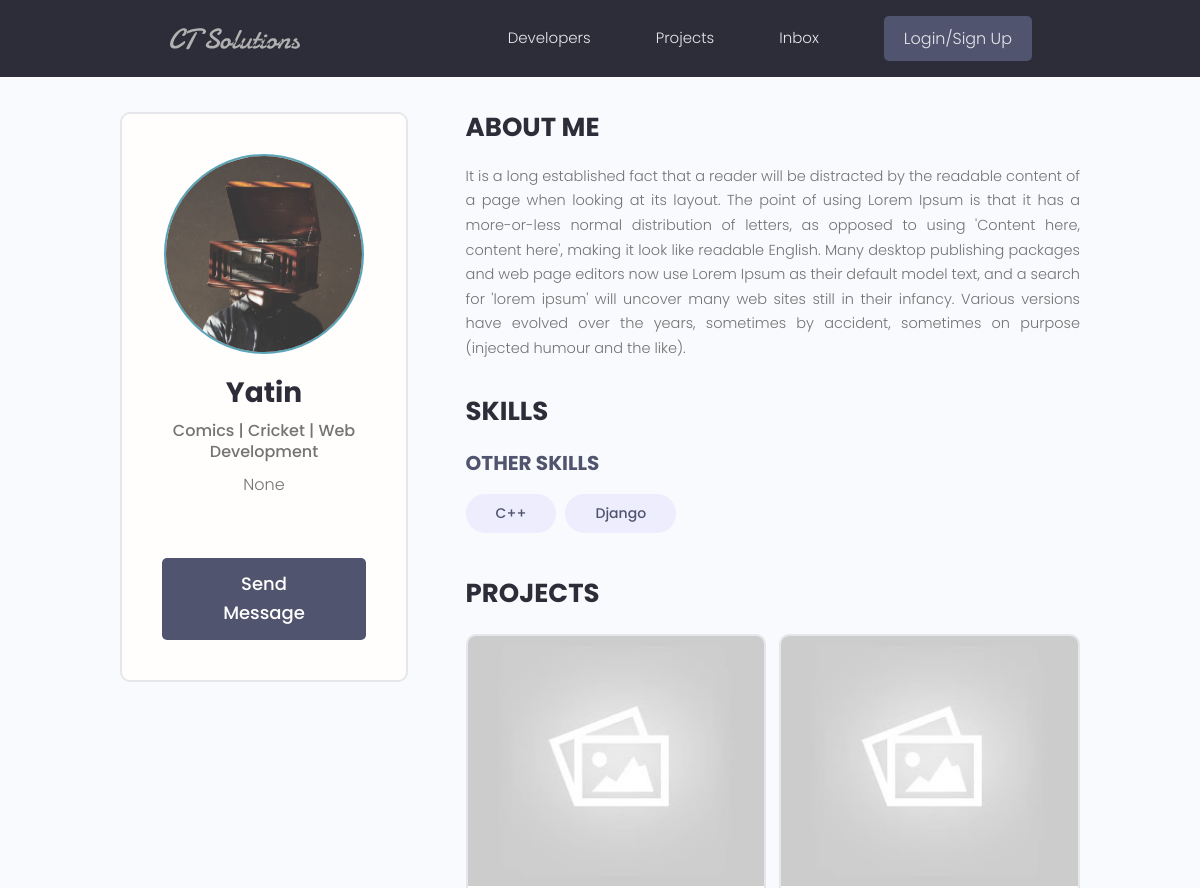
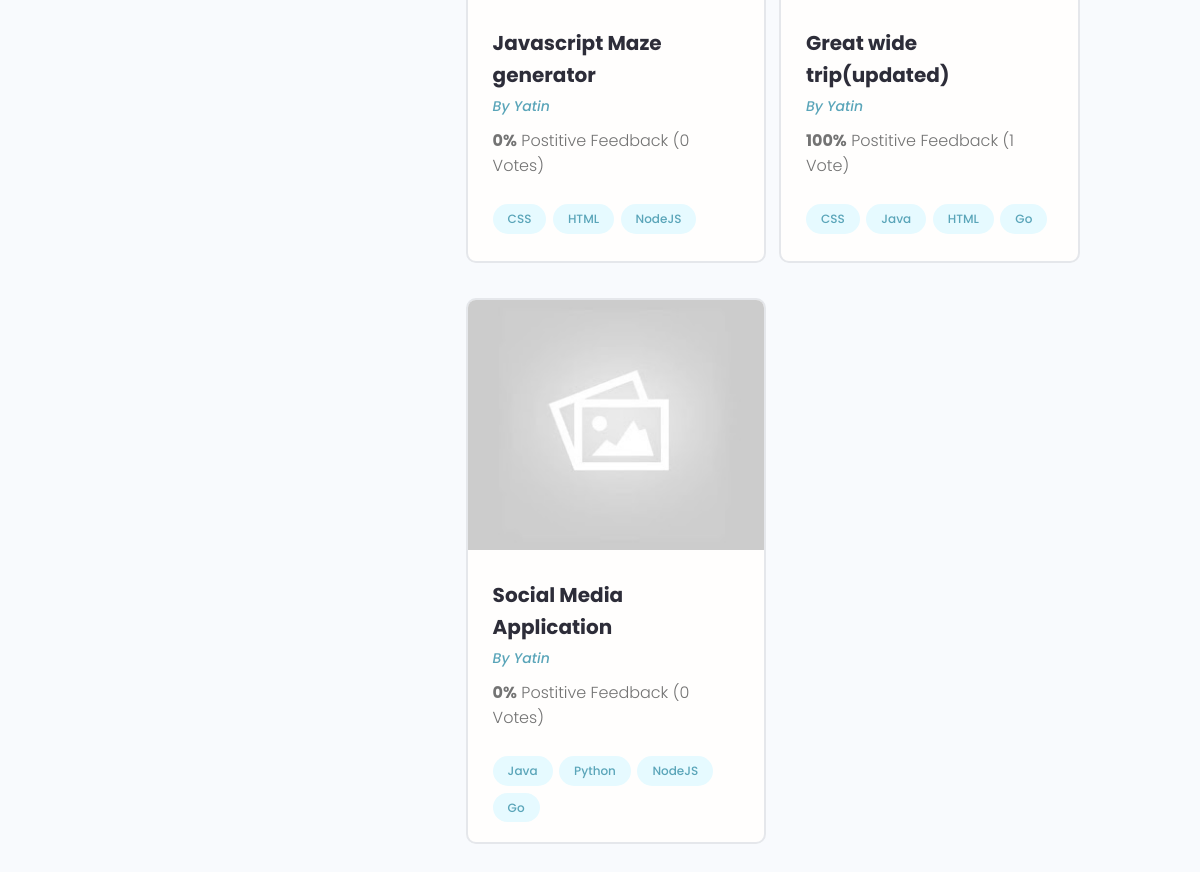
The app's page /profile/2c0887f4-6e09-4c9c-93e9-2183d0365561/ with its own data (2 pictures, top to bottom).
### users/models.py (models this page shows, shortened)
class Profile(models.Model):
    user = models.OneToOneField(User, on_delete=models.CASCADE, null=True, blank=True)
    name = models.CharField(max_length=200, null=True, blank=True)
    email = models.EmailField(max_length=500, blank=True, null=True)
    username = models.CharField(max_length=200, null=True, blank=True)
    location = models.CharField(max_length=200, null=True, blank=True)
    short_intro = models.CharField(max_length=500, blank=True, null=True)
    bio = models.TextField(blank=True, null=True)
    profile_image = models.ImageField(null=True, blank=True, upload_to='profiles/', default='profiles/user-default.png')
    social_github = models.CharField(max_length=200, null=True, blank=True)
    social_twitter = models.CharField(max_length=200, null=True, blank=True)
    social_linkedin = models.CharField(max_length=200, null=True, blank=True)
    social_youtube = models.CharField(max_length=200, null=True, blank=True)
    social_website = models.CharField(max_length=200, null=True, blank=True)
    created = models.DateTimeField(auto_now_add=True)
    id = models.UUIDField(default = uuid.uuid4, unique = True, primary_key=True, editable=False)

class Skill(models.Model):
    owner = models.ForeignKey(Profile, on_delete=models.CASCADE, null=True, blank=True)
    name = models.CharField(max_length=200, null=True, blank=True)
    description = models.TextField(null=True, blank=True)
    created = models.DateTimeField(auto_now_add=True)
    id = models.UUIDField(default = uuid.uuid4, unique = True, primary_key=True, editable=False)

### projects/models.py (models this page shows, shortened)
class Project(models.Model):
    owner = models.ForeignKey(Profile, on_delete=models.SET_NULL, null=True, blank=True)
    title = models.CharField(max_length=200)
    description = models.TextField(null=True, blank=True)
    feature_image = models.ImageField(
        null=True, blank=True, default='default.jpg')
    demo_link = models.CharField(max_length=1000, null=True, blank=True)
    source_link = models.CharField(max_length=1000, null=True, blank=True)
    vote_total = models.IntegerField(default=0)
    vote_ratio = models.IntegerField(default=0)
    tags = models.ManyToManyField('Tag', blank=True)
    created = models.DateTimeField(auto_now_add=True)
    id = models.UUIDField(default = uuid.uuid4, unique = True, primary_key=True, editable=False)

class Tag(models.Model):
    name = models.CharField(max_length=200)
    created = models.DateTimeField(auto_now_add=True)
    id = models.UUIDField(default = uuid.uuid4, unique = True, primary_key=True, editable=False)
    def __str__(self):
        return self.name

### users/views.py (the view)
# urls.py: path('profile/<str:pk>/', views.userProfile, name="user-profile")
def userProfile(request, pk):
    profileObj = Profile.objects.get(id=pk)
    topSkills = profileObj.skill_set.exclude(description__exact="")
    otherSkills = profileObj.skill_set.filter(description="")
    context = {
        'profile':profileObj,
        'topSkills':topSkills,
        'otherSkills':otherSkills
    }
    return render(request, 'users/user-profile.html', context)

### users/templates/users/user-profile.html (shortened to what this page needs)
{% extends 'main.html' %}
{% load static %}
{% block content %}
    <main class="profile my-md">
        <div class="container">
        <div class="layout">
            <div class="column column--1of3">
            <div class="card text-center">
                <div class="card__body dev">
                <img class="avatar avatar--xl" src="{{profile.profile_image.url}}" />
                <h2 class="dev__name">{{profile.name}}</h2>
                <p class="dev__title">{{profile.short_intro}}</p>
                <p class="dev__location">{{profile.location}}</p>
                <a href="#" class="btn btn--sub btn--lg">Send Message </a>
                </div>
            </div>
            </div>
            <div class="column column--2of3">
            <div class="devInfo">
                <h3 class="devInfo__title">About Me</h3>
                <p class="devInfo__about">
                {{profile.bio}}
                </p>
            </div>
            <div class="devInfo">
                <h3 class="devInfo__title">Skills</h3>
                <div class="devInfo__skills">
                <h3 class="devInfo__subtitle">Other Skills</h3>
                <div class="devInfo__otherSkills">
                    {% for otherSkill in otherSkills %}
                    <span class="tag tag--pill tag--sub tag--lg">
                    <small>{{otherSkill.name}}</small>
                    </span>
                    {% endfor %}
                </div>
                </div>
            </div>
            <div class="devInfo">
                <h3 class="devInfo__title">Projects</h3>
                <div class="grid grid--two">
                {% for project in profile.project_set.all %}
                <div class="column">
                    <div class="card project">
                    <a href="{% url 'project' project.id %}" class="project">
                        <img class="project__thumbnail" src="{{project.feature_image.url}}" alt="project thumbnail" />
                        <div class="card__body">
                        <h3 class="project__title">{{project.title}}</h3>
                        <p><a class="project__author" href="{% url 'user-profile' project.owner.id %}">By {{project.owner.name}}</a></p>
                        <p class="project--rating">
                            <span style="font-weight: bold;">{{project.vote_ratio}}%</span> Postitive
                            Feedback ({{project.vote_total}} Vote{{project.vote_total|pluralize:"s"}})
                        </p>
                        <div class="project__tags">
                            {% for tag in project.tags.all %}
                            <span class="tag tag--pill tag--main">
                            <small>{{tag}}</small>
                            </span>
                            {% endfor %}
                        </div>
                        </div>
                    </a>
                    </div>
                </div>
                {% endfor %}
                </div>
            </div>
            </div>
        </div>
        </div>
    </main>
{% endblock content %}

### static/styles/app.css (style rules this page uses)
:root { --color-sub: #2d2d39; }
.btn--sub { background-color: var(--color-sub-light); }
.card { border: 2px solid var(--color-light); }
img { width: 100%; }
.profile .card > .dev { padding: 4rem; }
.dev__name { color: var(--color-sub); font-size: 2.8rem; font-weight: 700; margin-top: 1rem; margin-bottom: 0.5rem; }
.dev__title { font-size: 1.6rem; font-weight: 500; line-height: 1.3; }
.dev__location { margin-top: 1rem; }
.devInfo { margin-bottom: 3rem; }
.devInfo__title, .devInfo__subtitle { font-size: 2.6rem; color: var(--color-sub); text-transform: uppercase; font-weight: 700; margin-bottom: 1.5rem; }
.devInfo__subtitle { font-size: 2rem; color: var(--color-sub-light); }
.devInfo__about, .devSkill__info { font-size: 1.45rem; line-height: 1.7; text-align: justify; }
.project__author { font-size: 1.4rem; font-style: italic; }
.project--rating { margin-bottom: 1.6em; margin-top: .5em; }
.project__thumbnail { height: 25rem; object-fit: cover; object-position: top center; }
.project__title { font-size: 2rem; font-weight: 700; color: var(--color-sub); }

### static/uikit/styles/modules/_variables.css (style rules this page uses)
:root { --color-main: #5aa5b9; --color-main-light: #e6faff; --color-sub: #3f4156; --color-sub-light: #51546e; --color-sub-lighter: #ededfd; --color-text: #737373; --color-gray: #8b8b8b; --color-light: #e5e7eb; --color-light-gray: #767676; --color-bg: #f8fafd; --color-white: #fffefd; --color-white-light: #f3f3f3; --color-success: #359e64; --color-success-bg: #def8e8; --color-error: #fc4b0b; --color-error-bg: #fff2ee; --font-base: 'Poppins', arial, helvetica, 'Segoe UI', roboto, ubuntu, sans-serif; --font-monospace: 'Fira Code', 'Courier New', courier, monospace; --font-regular: 300; --font-medium: 500; --font-bold: 700; --generic-shadow: 1px 1px 5px #00000010; --generic-transition: all 0.3s ease-in-out; }

### static/uikit/styles/modules/_base.css (style rules this page uses)
* { margin: 0; padding: 0; box-sizing: border-box; text-rendering: optimizeLegibility; color: inherit; font-size: inherit; }
html { font-size: 50%; }
@media only screen and (min-width: 480px) { html { font-size: 56.25%; } }
@media only screen and (min-width: 1200px) { html { font-size: 62.5%; } }
body { line-height: 1.6; font-weight: 400; font-size: 1.5rem; color: var(--color-text); background-color: var(--color-bg); min-height: 100vh; }

### static/uikit/styles/modules/_typography.css (style rules this page uses)
* { font-family: var(--font-base); }
h2 { font-size: 3.6rem; font-weight: var(--font-bold); }
h3 { font-size: 3.2rem; font-weight: var(--font-medium); }
p, span, strong { font-size: 1.6rem; color: var(--color-text); font-weight: var(--font-regular); }
a { padding-bottom: 2px; text-decoration: none; display: inline-block; color: var(--color-main); font-weight: var(--font-medium); }

### static/uikit/styles/modules/_utilities.css (style rules this page uses)
.container { width: 92%; max-width: 165rem; margin: 0 auto; box-sizing: border-box; }
@media screen and (min-width: 1000px) { .container { width: 90%; } }
@media screen and (min-width: 1200px) { .container { width: 80%; } }
.text-center { text-align: center; }
.my-md { margin: 3rem auto; }

### static/uikit/styles/modules/_avatar.css (style rules this page uses)
.avatar { border-radius: 50%; border: 2px solid var(--color-main); object-fit: cover; }
.avatar--xl { height: 20rem; width: 20rem; }

### static/uikit/styles/modules/_button.css (style rules this page uses)
.btn { display: inline-block; position: relative; cursor: pointer; background-color: var(--color-light); font-weight: var(--font-medium); color: var(--color-sub); text-decoration: none; padding: 1rem 2rem; border-radius: 0.5rem; border: none; width: -webkit-fit-content; width: -moz-fit-content; width: fit-content; height: -webkit-fit-content; height: -moz-fit-content; height: fit-content; font-size: 1.6rem; outline-width: 0; outline-color: transparent; -webkit-backface-visibility: hidden; backface-visibility: hidden; transition: all 0.3s ease-in-out; }
.btn--sub { background-color: var(--color-sub); color: var(--color-white); }
.btn--lg { font-size: 1.8rem; padding: 1.2rem 4.5rem; }

### static/uikit/styles/modules/_card.css (style rules this page uses)
.card { border-radius: 1rem; background-color: var(--color-white); border: 1.5px solid var(--color-light); width: auto; height: auto; margin-top: 0.5rem; margin-bottom: 0.5rem; overflow: hidden; }
.card__body, .card__header { padding: 2rem 2.5rem; }

### static/uikit/styles/modules/_grid.css (style rules this page uses)
.grid { display: flex; flex-wrap: wrap; justify-content: flex-start; align-items: stretch; }
.grid > .column { min-width: 28rem; margin-bottom: 2.5rem; }
.grid--two > .column { flex-basis: 100%; }
@media screen and (min-width: 800px) { .grid--two { margin-right: -2%; } }
@media screen and (min-width: 800px) { .grid--two > .column { margin-right: 2%; } }
@media screen and (min-width: 800px) { .grid--two > .column { flex-basis: 48%; } }

### records on screen
Profile: profile_image (picture), name "Yatin", short_intro "Comics | Cricket | Web Development", location "None", bio "It is a long established fact that a reader will be distracted by the readable content of a page when looking at its layout. The point of using Lorem Ipsum is that it has a more-or-less normal distribution of letters, as opposed to using 'Content here, content here', making it look like readable English. Many desktop publishing packages and web page editors now use Lorem Ipsum as their default model text, and a search for 'lorem ipsum' will uncover many web sites still in their infancy. Various versions have evolved over the years, sometimes by accident, sometimes on purpose (injected humour and the like)."
Skill: name "C++"
Skill: name "Django"
Project: feature_image (placeholder picture), title "Javascript Maze generator", owner.name "Yatin", vote_ratio "0", vote_total "0"
Tag: name "CSS"
Tag: name "HTML"
Tag: name "NodeJS"
Project: feature_image (placeholder picture), title "Great wide trip(updated)", owner.name "Yatin", vote_ratio "100", vote_total "1"
Tag: name "Java"
Tag: name "Go"
Project: feature_image (placeholder picture), title "Social Media Application", owner.name "Yatin", vote_ratio "0", vote_total "0"
Tag: name "Python"
